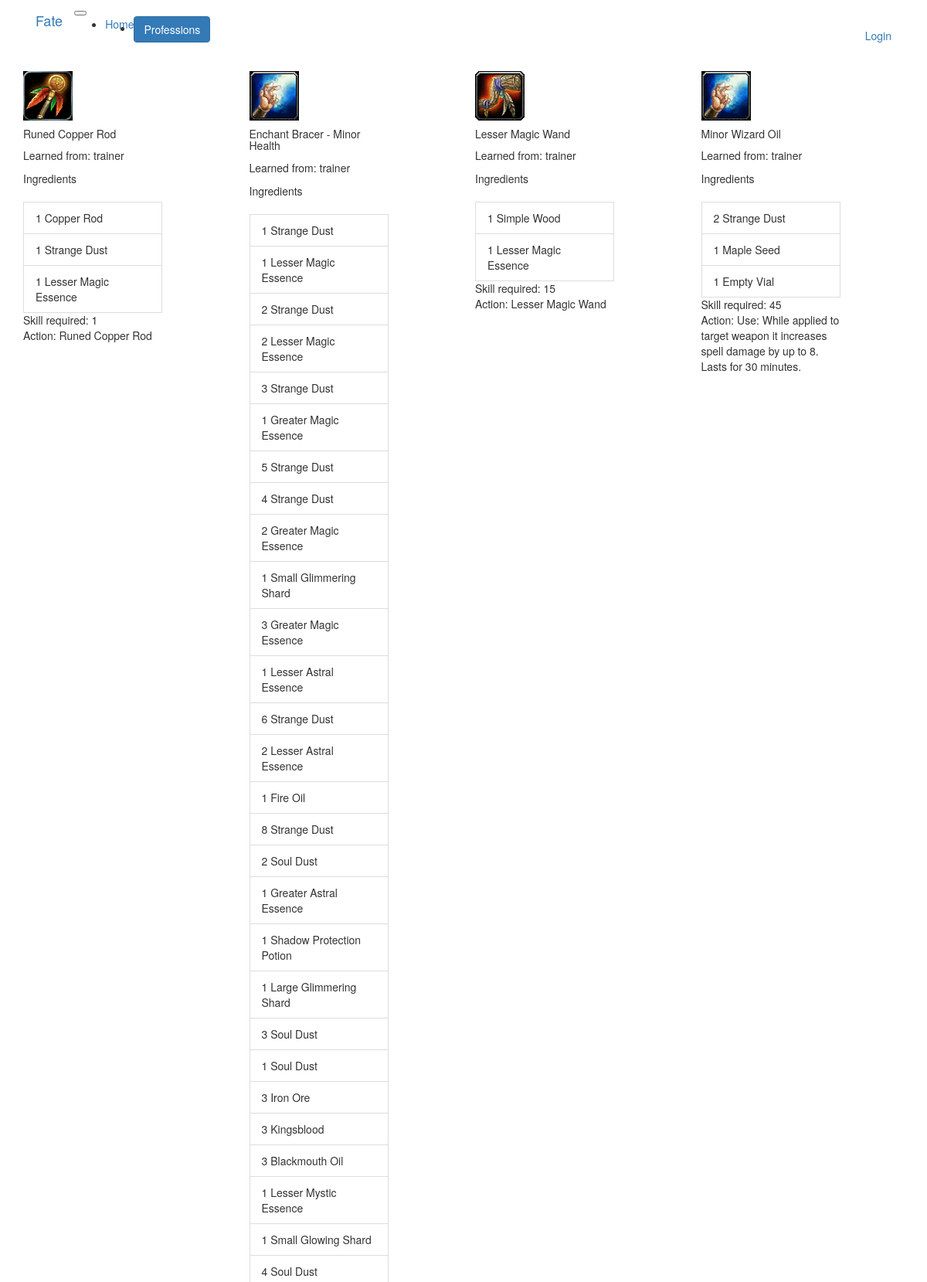
The app's page /recipes/Enchanting (upper part) with its own data.
### app/models.py (models this page shows, shortened)
class ProfessionItem(db.Model):
    id = db.Column(db.Integer, primary_key=True)
    profession = db.Column(db.String(64))
    image_link = db.Column(db.String(128))
    internal_id = db.Column(db.String(128))
    name = db.Column(db.String(128))
    learned_from = db.Column(db.String(128))
    skill_required = db.Column(db.Integer)
    action = db.Column(db.String(256))
    result = db.Column(db.Integer)
    known = db.relationship(
        'User',
        secondary=user_recipes,
        primaryjoin=(user_recipes.c.recipe_id==id),
        backref=db.backref('user', lazy='dynamic'),
        lazy='dynamic'
    )

class RecipeIngredient(db.Model):
    id = db.Column(db.Integer, primary_key=True)
    item_id = db.Column(db.Integer, db.ForeignKey('profession_item.id'))
    ingredient_id = db.Column(db.Integer, db.ForeignKey('profession_ingredient.id'))
    quantity = db.Column(db.Integer)

### app/routes.py (the view)
@app.route('/recipes/<profession>')
def recipes(profession):
    profession = profession[0].upper() + profession[1:].lower()
    recipes = ProfessionItem.query.filter_by(profession=profession).filter(ProfessionItem.skill_required>0).order_by(ProfessionItem.skill_required).all()
    for recipe in recipes:
        recipe.ingredients = RecipeIngredient.query.filter_by(item_id=recipe.id).all()
        for item in recipe.ingredients:
            item.name = ProfessionIngredient.query.filter_by(id=item.ingredient_id).first().name
    return render_template('profession_recipes.html', recipes=recipes)

### app/routes.py (called while the page is built)
@app.before_request
def before_request():
    if current_user.is_authenticated:
        current_user.last_seen = datetime.utcnow()
        db.session.commit()

### app/templates/profession_recipes.html
{% extends "base.html" %}
{% block app_content %}
    {%- for recipe_group in recipes | batch(4) %}
        <div class="row">
            {%- for recipe in recipe_group %}
                <div class="col-md-3">
                    {% include '_recipe.html' %}
                </div>
            {%- endfor %}
        </div>
    {%- endfor %}
{% endblock %}

### app/templates/_recipe.html (shortened to what this page needs)
<div class="card" style="width: 18rem;">
    <img class="card-img-top" src="{{ url_for('static', filename=recipe.image_link) }}" alt="Card image cap">
    <div class="card-body">
        <h5 class="card-title">{{ recipe.name }}</h5>
        <p class="card-text">
            Learned from: {{ recipe.learned_from }}<br>
            <div class="card-header">Ingredients</div>
                {% for ingredient in recipe.ingredients %}
                <li class="list-group-item">{{ ingredient.quantity }} {{ ingredient.name }}</li>
                {% endfor %}
            Skill required: {{ recipe.skill_required }}<br>
            Action: {{ recipe.action }}
        </p>
    </div>
</div>

### records on screen
ProfessionItem: image_link (picture), name "Runed Copper Rod", learned_from "trainer", skill_required "1", action "Runed Copper Rod"
RecipeIngredient: quantity "1", name "Copper Rod"
RecipeIngredient: quantity "1", name "Strange Dust"
RecipeIngredient: quantity "1", name "Lesser Magic Essence"
ProfessionItem: image_link (picture), name "Enchant Bracer - Minor Health", learned_from "trainer"
RecipeIngredient: quantity "1", name "Strange Dust"
RecipeIngredient: quantity "1", name "Lesser Magic Essence"
RecipeIngredient: quantity "2", name "Strange Dust"
RecipeIngredient: quantity "2", name "Lesser Magic Essence"
RecipeIngredient: quantity "3", name "Strange Dust"
RecipeIngredient: quantity "1", name "Greater Magic Essence"
RecipeIngredient: quantity "5", name "Strange Dust"
RecipeIngredient: quantity "4", name "Strange Dust"
RecipeIngredient: quantity "2", name "Greater Magic Essence"
RecipeIngredient: quantity "1", name "Small Glimmering Shard"
RecipeIngredient: quantity "3", name "Greater Magic Essence"
RecipeIngredient: quantity "1", name "Lesser Astral Essence"
RecipeIngredient: quantity "6", name "Strange Dust"
RecipeIngredient: quantity "2", name "Lesser Astral Essence"
RecipeIngredient: quantity "1", name "Fire Oil"
RecipeIngredient: quantity "8", name "Strange Dust"
RecipeIngredient: quantity "2", name "Soul Dust"
RecipeIngredient: quantity "1", name "Greater Astral Essence"
RecipeIngredient: quantity "1", name "Shadow Protection Potion"
RecipeIngredient: quantity "1", name "Large Glimmering Shard"
RecipeIngredient: quantity "3", name "Soul Dust"
RecipeIngredient: quantity "1", name "Soul Dust"
RecipeIngredient: quantity "3", name "Iron Ore"
RecipeIngredient: quantity "3", name "Kingsblood"
RecipeIngredient: quantity "3", name "Blackmouth Oil"
RecipeIngredient: quantity "1", name "Lesser Mystic Essence"
RecipeIngredient: quantity "1", name "Small Glowing Shard"
RecipeIngredient: quantity "4", name "Soul Dust"
ProfessionItem: image_link (picture), name "Lesser Magic Wand", learned_from "trainer", skill_required "15", action "Lesser Magic Wand"
RecipeIngredient: quantity "1", name "Simple Wood"
RecipeIngredient: quantity "1", name "Lesser Magic Essence"
ProfessionItem: image_link (picture), name "Minor Wizard Oil", learned_from "trainer", skill_required "45", action "Use: While applied to target weapon it increases spell damage by up to 8. Lasts for 30 minutes."
RecipeIngredient: quantity "2", name "Strange Dust"
RecipeIngredient: quantity "1", name "Maple Seed"
RecipeIngredient: quantity "1", name "Empty Vial"
